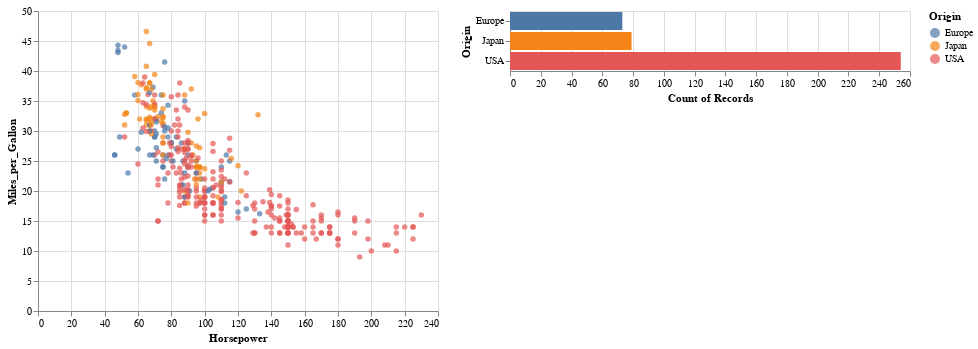

Here is the notebook cell this chart was saved with:
### Code cell
import altair as alt
from vega_datasets import data

# Load data
cars = data.cars()

# Define selections
brush = alt.selection_interval(encodings=['x'])
click = alt.selection_single(encodings=['color'])

# Create scatter plot
scatter = alt.Chart(cars).mark_circle().encode(
    x='Horsepower:Q',
    y='Miles_per_Gallon:Q',
    color=alt.condition(click, 'Origin:N', alt.value('lightgray')),
).add_selection(
    brush, click
)

# Create bar chart
bars = alt.Chart(cars).mark_bar().encode(
    y='Origin:N',
    color='Origin:N',
    x='count(Origin):Q'
).transform_filter(
    click
)

# Combine plots
scatter | bars

### Figure 1 — Vega-Lite specification as saved in the notebook (floating-point values rounded to 4 significant figures; data arrays with more than 128 entries replaced by an {"elided": "..."} marker saying what was removed)
{"config": {"view": {"continuousWidth": 400, "continuousHeight": 300}}, "hconcat": [{"mark": "circle", "encoding": {"color": {"condition": {"field": "Origin", "type": "nominal", "selection": "selector004"}, "value": "lightgray"}, "x": {"field": "Horsepower", "type": "quantitative"}, "y": {"field": "Miles_per_Gallon", "type": "quantitative"}}, "selection": {"selector003": {"type": "interval", "encodings": ["x"]}, "selector004": {"type": "single", "encodings": ["color"]}}}, {"mark": "bar", "encoding": {"color": {"field": "Origin", "type": "nominal"}, "x": {"aggregate": "count", "field": "Origin", "type": "quantitative"}, "y": {"field": "Origin", "type": "nominal"}}, "transform": [{"filter": {"selection": "selector004"}}]}], "data": {"name": "data-f02450ab61490a1363517a0190416235"}, "$schema": "https://vega.github.io/schema/vega-lite/v4.17.0.json", "datasets": {"data-f02450ab61490a1363517a0190416235": {"elided": "406 records"}}}
